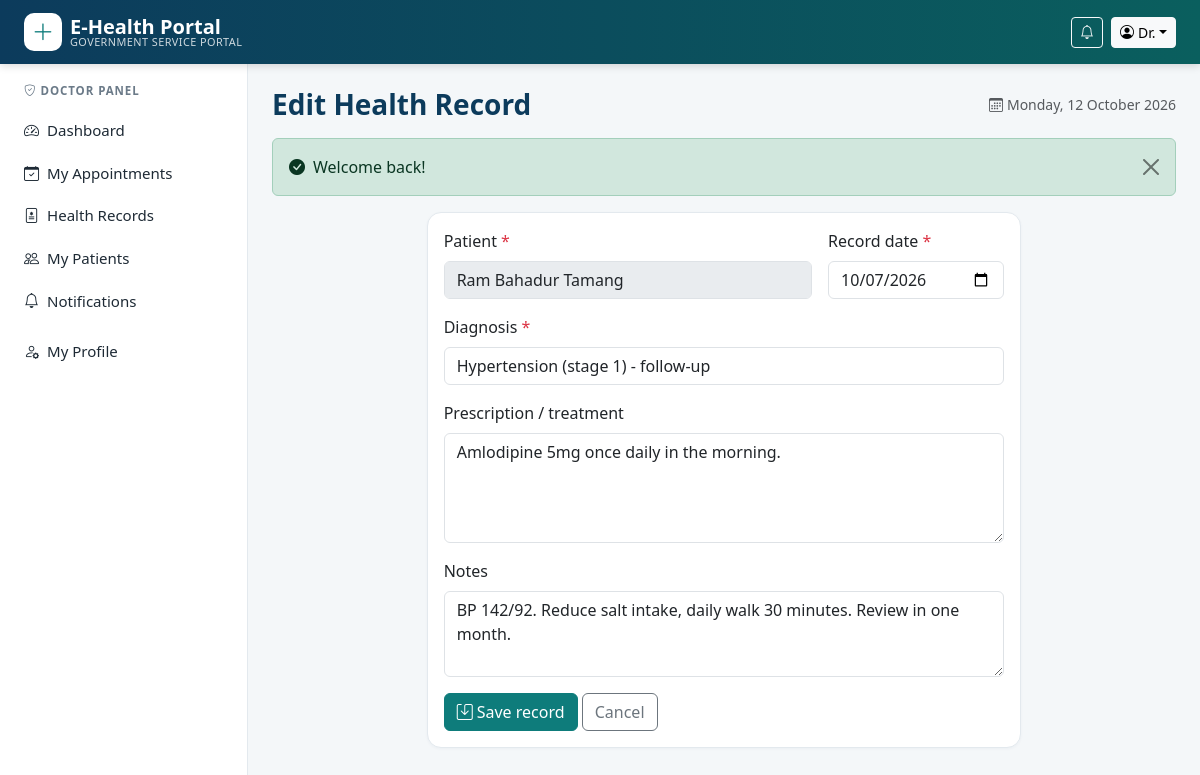
Page /doctor/record_add.php?id=2 (signed in) on the committed database.
### tables this page shows
CREATE TABLE users (
  user_id     INT UNSIGNED AUTO_INCREMENT PRIMARY KEY,
  name        VARCHAR(100) NOT NULL,
  email       VARCHAR(150) NOT NULL UNIQUE,
  password    VARCHAR(255) NOT NULL,
  role        ENUM('admin','doctor','citizen') NOT NULL DEFAULT 'citizen',
  phone       VARCHAR(20)  DEFAULT NULL,
  gender      ENUM('male','female','other') DEFAULT NULL,
  dob         DATE DEFAULT NULL,
  address     VARCHAR(200) DEFAULT NULL,
  status      ENUM('active','inactive') NOT NULL DEFAULT 'active',
  failed_logins TINYINT UNSIGNED NOT NULL DEFAULT 0,
  locked_until  DATETIME DEFAULT NULL,
  created_at  TIMESTAMP DEFAULT CURRENT_TIMESTAMP
);

CREATE TABLE health_records (
  record_id      INT UNSIGNED AUTO_INCREMENT PRIMARY KEY,
  user_id        INT UNSIGNED NOT NULL,
  doctor_id      INT UNSIGNED NOT NULL,
  appointment_id INT UNSIGNED DEFAULT NULL,
  diagnosis      VARCHAR(500) NOT NULL,
  prescription   TEXT,
  record_date    DATE NOT NULL,
  notes          TEXT,
  created_at     TIMESTAMP DEFAULT CURRENT_TIMESTAMP,
  CONSTRAINT fk_rec_user   FOREIGN KEY (user_id)        REFERENCES users(user_id)               ON DELETE CASCADE,
  CONSTRAINT fk_rec_doctor FOREIGN KEY (doctor_id)      REFERENCES doctors(doctor_id)           ON DELETE CASCADE,
  CONSTRAINT fk_rec_app    FOREIGN KEY (appointment_id) REFERENCES appointments(appointment_id) ON DELETE SET NULL
);

### includes/db.php (called while the page is built, shortened)
<?php
function db(): PDO
{
    static $pdo = null;
    if ($pdo === null) {
        try {
            $dsn = 'mysql:host=' . DB_HOST . ';port=' . DB_PORT . ';dbname=' . DB_NAME . ';charset=utf8mb4';
            $pdo = new PDO($dsn, DB_USER, DB_PASS, [
                PDO::ATTR_ERRMODE            => PDO::ERRMODE_EXCEPTION,
                PDO::ATTR_DEFAULT_FETCH_MODE => PDO::FETCH_ASSOC,
                PDO::ATTR_EMULATE_PREPARES   => false,
            ]);
            $pdo->exec("SET time_zone = '+05:45'");
        } catch (PDOException $e) {
            http_response_code(500);
            die('<div style="font-family:sans-serif;max-width:600px;margin:60px auto;padding:20px;border:1px solid #f5c2c7;background:#f8d7da;border-radius:8px">'
              . '<h3>Database connection failed</h3><p>Please make sure <b>MySQL is running in XAMPP</b> and that you imported '
              . '<code>database/ehealth_db.sql</code>. Check the credentials in <code>config/config.php</code>.</p></div>');
        }
    }
    return $pdo;
}
function q(string $sql, array $params = []): PDOStatement
{
    $st = db()->prepare($sql);
    $st->execute($params);
    return $st;
}
function fetch_one(string $sql, array $params = []): ?array { $r = q($sql, $params)->fetch(); return $r ?: null; }
function fetch_val(string $sql, array $params = []) { return q($sql, $params)->fetchColumn(); }

### includes/auth.php (called while the page is built, shortened)
<?php
require_once __DIR__ . '/functions.php';
function current_user(): ?array
{
    static $u = false;
    if ($u === false) {
        $u = isset($_SESSION['user_id'])
            ? fetch_one('SELECT user_id,name,email,role,phone,gender,dob,address,status FROM users WHERE user_id=?', [$_SESSION['user_id']])
            : null;
    }
    return $u;
}
function home_for(string $role): string
{
    return ['admin' => 'admin/dashboard.php', 'doctor' => 'doctor/dashboard.php', 'citizen' => 'citizen/dashboard.php'][$role] ?? 'index.php';
}
function require_role(string ...$roles): array
{
    $u = current_user();
    return $u;
}
function my_doctor(int $userId): ?array
{
    return fetch_one('SELECT * FROM doctors WHERE user_id=?', [$userId]);
}

### doctor/record_add.php (the view, shortened to what this page needs)
<?php
require_once __DIR__ . '/../includes/layout.php';
$u = require_role('doctor');
$doc = my_doctor((int)$u['user_id']);
$did = (int)$doc['doctor_id'];
$editing = null;
if (get('id') !== '') {
    $editing = fetch_one('SELECT * FROM health_records WHERE record_id=? AND doctor_id=?', [(int)get('id'), $did]);
}
$appt = null;
$f = $editing ?: ['user_id' => $appt['user_id'] ?? 0, 'appointment_id' => $appt['appointment_id'] ?? null, 'diagnosis' => '', 'prescription' => '',
                  'record_date' => $appt['appointment_date'] ?? date('Y-m-d'), 'notes' => ''];
layout_top($editing ? 'Edit Health Record' : 'Add Health Record', true);
?>
<div class="row justify-content-center"><div class="col-xl-8"><div class="card"><div class="card-body">
  <form method="post" class="row g-3"><?= csrf_field() ?>
    <div class="col-md-8"><label class="form-label">Patient <span class="text-danger">*</span></label>
      <?php if ($editing): $pn = fetch_val('SELECT name FROM users WHERE user_id=?', [$editing['user_id']]); ?>
        <input class="form-control" value="<?= e($pn) ?>" disabled>
      <?php endif; ?></div>
    <div class="col-md-4"><label class="form-label">Record date <span class="text-danger">*</span></label>
      <input type="date" name="record_date" class="form-control" required max="<?= date('Y-m-d') ?>" value="<?= e($f['record_date']) ?>"></div>
    <div class="col-12"><label class="form-label">Diagnosis <span class="text-danger">*</span></label>
      <input name="diagnosis" class="form-control" required maxlength="500" value="<?= e($f['diagnosis']) ?>"></div>
    <div class="col-12"><label class="form-label">Prescription / treatment</label>
      <textarea name="prescription" rows="4" class="form-control"><?= e($f['prescription']) ?></textarea></div>
    <div class="col-12"><label class="form-label">Notes</label>
      <textarea name="notes" rows="3" class="form-control"><?= e($f['notes']) ?></textarea></div>
    <div class="col-12"><button class="btn btn-teal"><i class="bi bi-save me-1"></i>Save record</button>
      <a href="<?= url('doctor/records.php') ?>" class="btn btn-outline-secondary">Cancel</a></div>
  </form>
</div></div></div></div>
<?php layout_bottom(true); ?>

### includes/layout.php (shortened to what this page needs)
<?php
require_once __DIR__ . '/auth.php';
function menu_for(string $role): array
{
    switch ($role) {
        case 'doctor': return [
            ['Dashboard', 'doctor/dashboard.php', 'speedometer2'],
            ['My Appointments', 'doctor/appointments.php', 'calendar-check'],
            ['Health Records', 'doctor/records.php', 'file-medical'],
            ['My Patients', 'doctor/patients.php', 'people'],
            ['Notifications', 'notifications.php', 'bell'],
        ];
    }
}
function layout_top(string $title, bool $panel = false): void
{
    $u = current_user();
    $script = str_replace('\\', '/', $_SERVER['SCRIPT_NAME']);
    ?><!DOCTYPE html>
<html lang="en">
<head>
<link rel="stylesheet" href="<?= asset('vendor/bootstrap/css/bootstrap.min.css') ?>">
<link rel="stylesheet" href="<?= asset('vendor/icons/bootstrap-icons.min.css') ?>">
<link rel="stylesheet" href="<?= asset('css/style.css') ?>">
</head>
<body class="<?= $panel ? 'panel-body' : '' ?>">
<nav class="navbar navbar-expand-lg navbar-dark topbar sticky-top">
  <div class="container-fluid px-lg-4">
    <a class="navbar-brand d-flex align-items-center" href="<?= url($u ? home_for($u['role']) : 'index.php') ?>">
      <span class="brand-mark me-2"><i class="bi bi-plus-lg"></i></span>
      <span class="lh-1"><strong>E-Health Portal</strong><small class="d-none d-sm-block">Government Service Portal</small></span>
    </a>
    <div class="<?= $panel ? 'ms-auto' : 'collapse navbar-collapse' ?>" id="mainNav">
      <div class="d-flex align-items-center gap-2">
        <?php if ($u): ?>
          <?php if (true): ?>
            <a href="<?= url('notifications.php') ?>" class="btn btn-sm btn-outline-light position-relative" title="Notifications">
              <i class="bi bi-bell"></i>
            </a>
          <?php endif; ?>
          <div class="dropdown">
            <button class="btn btn-sm btn-light dropdown-toggle" data-bs-toggle="dropdown"><i class="bi bi-person-circle me-1"></i><?= e(explode(' ', $u['name'])[0]) ?></button>
          </div>
        <?php else: ?>
          <a href="<?= url('login.php') ?>" class="btn btn-sm btn-outline-light">Login</a>
          <a href="<?= url('register.php') ?>" class="btn btn-sm btn-light text-teal fw-semibold">Register</a>
        <?php endif; ?>
      </div>
    </div>
  </div>
</nav>
<?php if ($panel && $u): ?>
<div class="panel-wrap">
  <aside class="sidebar" id="sidebar">
    <div class="sidebar-role"><i class="bi bi-shield-check me-1"></i><?= e(ucfirst($u['role'])) ?> Panel</div>
    <ul class="nav flex-column">
      <?php foreach (menu_for($u['role']) as [$label, $file, $icon]):
          $active = str_ends_with($script, '/' . $file) || (basename(dirname($script)) . '/' . basename($script)) === $file; ?>
        <li class="nav-item">
          <a class="nav-link <?= $active ? 'active' : '' ?>" href="<?= url($file) ?>"><i class="bi bi-<?= $icon ?> me-2"></i><?= e($label) ?></a>
        </li>
      <?php endforeach; ?>
      <li class="nav-item mt-2"><a class="nav-link <?= basename($script) === 'profile.php' ? 'active' : '' ?>" href="<?= url('profile.php') ?>"><i class="bi bi-person-gear me-2"></i>My Profile</a></li>
    </ul>
  </aside>
  <main class="panel-main">
    <div class="d-flex flex-wrap justify-content-between align-items-center mb-3">
      <h1 class="h3 page-title mb-0"><?= e($title) ?></h1>
      <span class="text-muted small d-none d-md-block"><i class="bi bi-calendar3 me-1"></i><?= date('l, d F Y') ?></span>
    </div>
    <?= flash_render() ?>
<?php else: ?>
<main>
<div class="container mt-3"><?= flash_render() ?></div>
<?php endif;
}
function layout_bottom(bool $panel = false): void
{
    if ($panel): ?>
  </main>
</div>
<?php endif; ?>
</body>
</html>
<?php
}

### assets/css/style.css (style rules this page uses)
:root { --navy:#0c3b5c; --teal:#0e7c7b; --teal-dark:#0a5f5e; --mint:#e6f4f3; --ink:#1e2a35; --muted:#6b7a88; --line:#e3e9ee; --bg:#f4f7f9; }
body { background:var(--bg);color:var(--ink);font-family:system-ui,-apple-system,"Segoe UI",Roboto,"Helvetica Neue",Arial,sans-serif; }
.topbar { background:linear-gradient(90deg,var(--navy),var(--teal-dark));box-shadow:0 2px 8px rgba(0,0,0,.15) }
.topbar .navbar-brand small { font-size:.68rem;opacity:.8;font-weight:400;letter-spacing:.04em;text-transform:uppercase }
.brand-mark { width:38px;height:38px;border-radius:10px;background:#fff;color:var(--teal);display:inline-flex;align-items:center;justify-content:center;font-size:1.4rem }
.card { border:1px solid var(--line);border-radius:14px;box-shadow:0 1px 3px rgba(12,59,92,.04) }
.panel-wrap { display:flex;min-height:calc(100vh - 62px) }
.sidebar { width:248px;background:#fff;border-right:1px solid var(--line);padding:18px 12px;flex-shrink:0 }
.sidebar-role { font-size:.72rem;text-transform:uppercase;letter-spacing:.08em;color:var(--muted);padding:0 12px 10px;font-weight:600 }
.sidebar .nav-link { color:var(--ink);border-radius:10px;padding:10px 12px;font-size:.94rem }
.panel-main { flex:1;padding:24px;min-width:0 }
.page-title { color:var(--navy);font-weight:700 }
.btn-teal { background:var(--teal);border-color:var(--teal);color:#fff }

### rows in the picture
users: name "Dr.", role "DOCTOR"
health_records: user.name "Ram Bahadur Tamang", record_date "10/07/2026", diagnosis "Hypertension (stage 1) - follow-up", prescription "Amlodipine 5mg once daily in the morning.", notes "BP 142/92. Reduce salt intake, daily walk 30 minutes. Review in one month."

### other values in the picture
$label "Dashboard"
$label "My Appointments"
$label "Health Records"
$label "My Patients"
$label "Notifications"
$title "Edit Health Record"
$f['msg'] "Welcome back!"
